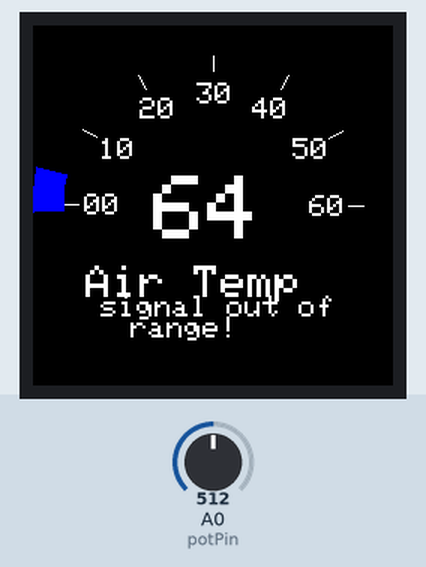
Simulated run of this sketch. Board: Arduino Uno, built with avr-gcc and run on an emulated ATmega328P. Shown: 240×240 colour display. The inputs (shaded band) are chosen by the test bench; at power-on: A0 (potPin) = 512. What the sketch prints to the serial monitor is not drawn.

Above: at 2.4 s.
2.5 s: A0 (potPin) set to 30
At 2.66 s:
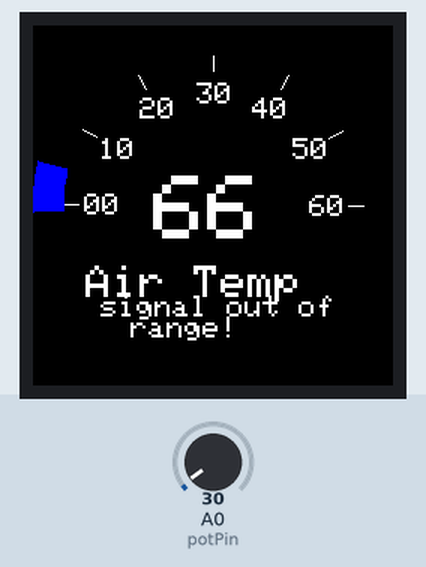
4.0 s: A0 (potPin) set to 24
At 4.24 s:
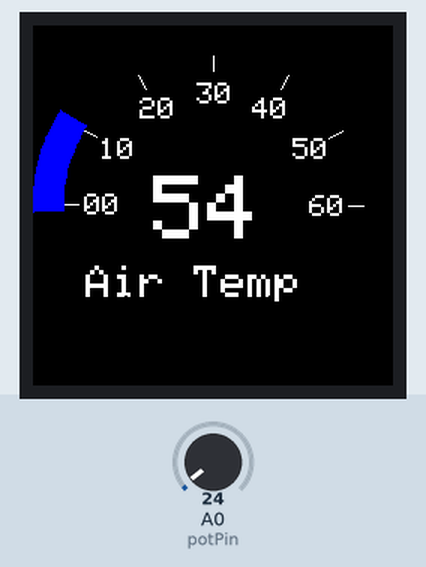
6.1 s: A0 (potPin) set to 858
At 7.7 s:
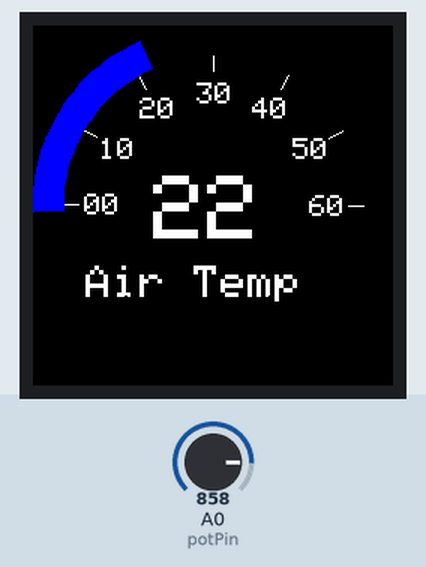
7.9 s: A0 (potPin) set to 892
At 10.0 s:
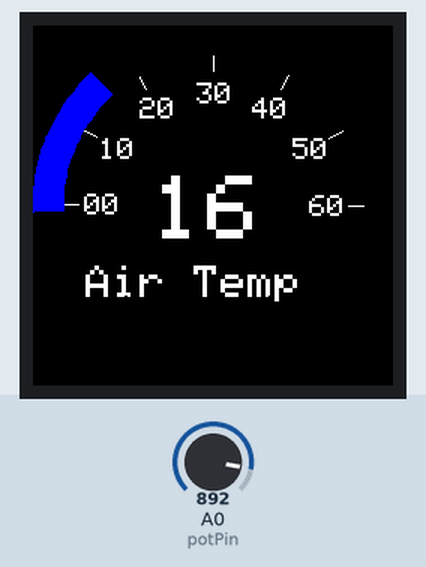
Timing chart, 0 to 10.0 s (numbered marks = the images above; inputs shaded):
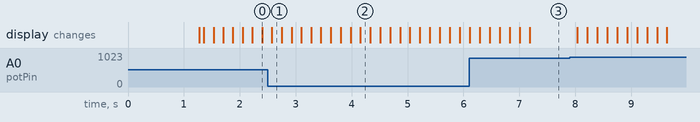

The sketch:

ArduGauge_Dev_1.ino
```cpp
/*
02/11/2022 - D Barker combined 'ArduGauge_Base_Display' with the 'Look_Up_Table_Dev'


-----Info-------
For performance, the gauge is displayed as a sweeping arc. The  sweepingarc is constructed of multiple segments, each created using  'fillTriangle' function
For non-linear sensors, such as thermistors, a lookup table is used. This also works for linear sensors.


-----How To Setup-------
1. Define the min/max values of the guage face
2. Define the minimum and maximum for signal range. e.g. 10 - 50 degrees.
3. Define the analogue levels which correspond to the max and min values.

-----Notes-------
For best performance, ensure the following:
1. Ensure min and max gauge imits are outside expected signal input range
2. Gauge divisions should be divisible by the gauge range. e.g. gauge 0 to 80 should have 8 divisions.
3. maxSegNo should be divisible by the arcSpan to prevent rounding errors. e.g. a 180 degree span should be split into 90 segments.


To Do:
display bitmaps - done on other dev code
funtion to centre the text. check chars in string then centre?
Decimal place for displayed value

*/


//----------------------------User Config----------------------------------//

char dataType[] = "Air Temp";   //The measurment which is being displayed. E.g. pressure, temperature...

float correctionFctr = 1.00;    //Multiplier for the input signal. Cf = Actual Value/Derived value. Adjust dependant on your hardware by using calibrated instruments.

//Gauge Setup
int sigInMin = 10;    //The min value of whatever parameter is incoming via the analog pin.
int sigInMax = 50;    //The max value of whatever parameter is incoming via the analog pin.
int gaugeMin = 0;   //Min value of gauge. should be smaller than min expected input
int gaugeMax = 60;   //Max value on the gauge. Shuld be greater than max expected input
int divisions = 6;  //Number of division around circumference. NOTE: this should be divisible by the gauge range. e.g gauge 0 to 80 should have 8 divisions. Number of lines = divisions + 1.

//Arc settings
const int arcStart = -180;   //Start position of the arc in degrees
const int arcEnd = 0;   //End position of the arc in degrees
int maxSegNo = 90;    //Max number of segments divided by arcSpan gives the segment size. More segs gives finer resolution but takes longer to sweep

//----------------------------Other parameters----------------------------------//
#define CodeVersion "Dev"   //Version of the code

#include "SPI.h"
#include "Adafruit_GFX.h"
#include "Adafruit_GC9A01A.h"

//Define I/O Pins
#define TFT_DC 8
#define TFT_CS 9
Adafruit_GC9A01A tft(TFT_CS, TFT_DC);//Hardware SPI

const int analogPin = A0;

//Gauge Settings
int xcen = 120;     //Disiplay centre in pixels.
int ycen = 120;     //Display centre in pixels.

unsigned long avg = 0;
int readings = 50;  //Number of readings for averaging cycle

//Other variables
int rawVal;   //Raw analog reading for incoming signal
int inputVal;    //The averaged and scaled value of incoming signal. This will be displayed on the gauge
int oldVal;   //For storing the last displayed value.

int arcSpan = arcEnd - arcStart;    //Angle which the arc will span
int segSize = arcSpan/maxSegNo;   //Size of each segment in the arc
float leadingEdgeAngle;   //Calculated angle of the leading edge of the arc
float lastAngle = 0;    //What the angle was when the arc was last updated
int newSegCount;    //number of segs which should be displayed
int oldSegCount = 0;   //Number of segs when the arc was last updated

void setup() {
  Serial.begin(115200);
  Serial.println("ArduGauge Development");

  //initialize the display
  tft.begin();
  tft.setRotation(0);
  tft.fillScreen(GC9A01A_BLACK);  //clear screen on startup

  startupScreen();    //Display startup screen

  drawFace();     //Draw the static gauge features on the screen
}

void loop(void)
{
  //Take multiple analog readings to get average
  for(int i = 0; i < readings; i++)
  {
    //rawVal = analogRead(analogPin); //Read analog pin
    rawVal = getTemp(); //Derive temp from lookuptable
    avg = avg+rawVal;   //Add it to running total
  }

  avg = avg/readings;  //divide by number of readings to get actual average

  //Serial.println(avg);
  //inputVal = map(avg, 0, 1023, sigInMin, sigInMax);   //Map analog value to specified range for expected signal input. Use this if NOT using lookuptable

  inputVal = avg*correctionFctr;    //Correction factor will adjust the averaged value

  //Check if the input signal is outside gauge range. Could occur when gauge range doesnt cover entire lookup table range.
  if (inputVal > gaugeMax || inputVal < gaugeMin){
    OoRWarning(true);   //Display the out of range warning
  }
  else{  //clear the warning
    OoRWarning(false);   //Clear the out of range warning
  }

  //calculate the number of arc segments needed to fill the arc up to the required angle
  newSegCount = (leadingEdgeAngle - arcStart)/segSize;   //Use angle of filled arc to calculate number of segemnts needed
  newSegCount = newSegCount + 1;  //add one to offset position. Even when gauge reads '0' there is always 1 seg shown

  //Find angle of leading edge of arc
  int oldAngle = leadingEdgeAngle;  //store old angle so we can clear it later
  leadingEdgeAngle = map(inputVal, gaugeMin, gaugeMax, arcStart, arcEnd);  //Get the angle of arc leading edge
  //leadingEdgeMarker(oldAngle, leadingEdgeAngle);    //Function to dispay marker at leading edge of arc (helps for debugging)

  if (newSegCount > oldSegCount)  //If new number of segs is greater than what is displayed then...
  {
    drawArc(oldSegCount, 120, 120, 20, GC9A01A_BLUE);   //Print another segment to increase arc
    oldSegCount++;  //increment by one, then itll loop through incrementing until target is reached
    //Serial.println("Increased arc");
  }
  else if (newSegCount < oldSegCount)  //If new number of segs is less than what is displayed then...
  {
    drawArc(oldSegCount - 1, 120, 120, 20, GC9A01A_BLACK);    //Delete the last segment to decrease arc
    oldSegCount--;  //decrement by one, then itll loop through decrementing until target is reached
    //Serial.println("Reduced arc");
  }
  else    //If the new number of arc segs is the same as what is displayed then...
  {
    //Serial.println("No change to arc");
  }

  //Check if displayed value needs updating
  if(inputVal != oldVal)
  {
    printVal(inputVal, oldVal);    //Erase old value and print new
    oldVal = inputVal;   //Update 'old' value
    //Serial.println("value updated");
  }

  delay(100); //wait before re-checking
}

// #########################################################################
// Draw a circular or elliptical arc with a defined thickness
// #########################################################################
//
// x,y == coords of centre of arc
// start_angle = 0 - 359
// seg_count = number segments to draw
// rx = x axis radius
// ry = y axis radius
// w  = width of arc in pixels
// colour = 16 bit colour value
//Arduino forum help with this arc. https://forum.arduino.cc/t/adafruit_gfx-fillarc/397741/6
int drawArc(int start_pos, int rx, int ry, int w, unsigned int colour)
{
    //Calculate pair of coordinates for segment leading edge
    float sx = cos((start_pos*segSize + arcStart)*  3.141 / 180);
    float sy = sin((start_pos*segSize + arcStart)*  3.141 / 180);
    int x0 = sx * (rx - w) + xcen;
    int y0 = sy * (ry - w) + ycen;
    int x1 = sx * rx + xcen;
    int y1 = sy * ry + ycen;

    // Calculate pair of coordinates for segment trailing edge
    float sx2 = cos((start_pos*segSize-segSize + arcStart)*  3.141 / 180);
    float sy2 = sin((start_pos*segSize-segSize + arcStart)*  3.141 / 180);
    int x2 = sx2 * (rx - w) + xcen;
    int y2 = sy2 * (ry - w) + ycen;
    int x3 = sx2 * rx + xcen;
    int y3 = sy2 * ry + ycen;

    //Draw two triangles which make up the segment
    tft.fillTriangle(x0, y0, x1, y1, x2, y2, colour);
    tft.fillTriangle(x1, y1, x2, y2, x3, y3, colour);
}

//Print value in centre of display. 'a' is new value. 'b' is old value to delete first
int printVal(int a, int b)
{
  tft.setCursor(80, 100);
  tft.setTextSize(6);

  //Print old text in black to cover it over
  tft.setTextColor(GC9A01A_BLACK);
  if (b < 10) tft.print("0"); //Clear the leading zero for single digits
  tft.print(b);

  //Print the new text in white
  tft.setCursor(80, 100);
  tft.setTextColor(GC9A01A_WHITE);
  if (a < 10) tft.print("0"); //Print leading zero for single digits
  tft.print(a);
}

int leadingEdgeMarker(int oldAngle, int newAngle)
{
  int lineLen = 20;   //Line lenght (in pixels)
  int rad = 120;  //Radius which marker is drawn

  //Calculate start and end coords of old line
  float sx = cos((oldAngle)*  3.141 / 180);
  float sy = sin((oldAngle)*  3.141 / 180);
  int x0 = sx * (rad - lineLen) + xcen;
  int y0 = sy * (rad - lineLen) + ycen;
  int x1 = sx * rad + xcen;
  int y1 = sy * rad + ycen;

  //Draw the line
  tft.drawLine(x0, y0, x1, y1, GC9A01A_BLACK);

  //Calculate start and end coords of new line
  sx = cos((newAngle)*  3.141 / 180);
  sy = sin((newAngle)*  3.141 / 180);
  x0 = sx * (rad - lineLen) + xcen;
  y0 = sy * (rad - lineLen) + ycen;
  x1 = sx * rad + xcen;
  y1 = sy * rad + ycen;

  //Draw the line
  tft.drawLine(x0, y0, x1, y1, GC9A01A_WHITE);

}

//Fucntion draws static features of the gauge face
//1. Lines around circumference of the dial face
//2. Numbers for each division around the face
//3. Parameter type as static text, e.g. 'Temperature'
int drawFace()
{
  float interval = (float)arcSpan/divisions;   //Calculate angle interval between each line. Use floats to prevent rounding error.
  float increments = (gaugeMax - gaugeMin)/float(divisions);  //calculate the increment value for displayed digits
  int lineLen = 10;   //Line lenght (in pixels)
  int rad1 = 100;  //Radius which lines are drawn on
  int rad2 = 85;  //Radius which numbers are drawn on

  //Loop through and draw lines around circumference
  for(int i = 0; i < (divisions + 1); i++)
  {
    //Calculate start and end coords of line
    float sx = cos((interval*i + arcStart)*  3.141 / 180);
    float sy = sin((interval*i + arcStart)*  3.141 / 180);
    int x0 = sx * (rad1 - lineLen) + xcen;
    int y0 = sy * (rad1 - lineLen) + ycen;
    int x1 = sx * rad1 + xcen;
    int y1 = sy * rad1 + ycen;

    //Draw the line
    tft.drawLine(x0, y0, x1, y1, GC9A01A_WHITE);
  }

  //Now print number corresponding to line divisions
  //The numbers are printed in an off-centre arc to align the cursor with the line

  for(int i = 0; i < (divisions + 1); i++)
  {
    int digit = gaugeMin + (i*increments);   //Calculate the digit which is to be displayed at this position

    //Calculate cursor positions
    float sx = cos((interval*i + arcStart)*  3.141 / 180);
    float sy = sin((interval*i + arcStart)*  3.141 / 180);
    int x = sx * (rad2 - lineLen) + xcen - 11;  //Offset arc due to cursor always at start of number
    int y = sy * (rad2 - lineLen) + ycen - 7;   //Offset arc due to cursor always at start of number

    tft.setCursor(x, y);
    tft.setTextSize(2);
    tft.setTextColor(GC9A01A_WHITE);

    //Check if a leading zero is needed
    if(digit < 10 && digit >= 0){
      tft.print("0");tft.print(digit);  //Add leading zero if +ve single digit
    }
    else if(digit < 0 && digit > -10) {
      tft.print("-0");tft.print(digit*-1);  //Add leading zero with negative if -ve single digit
    }
    else {
      tft.print(digit);
    }

  }

  //Print static text
  tft.setCursor(35, 160);
  tft.setTextSize(3);
  tft.setTextColor(GC9A01A_WHITE);
  tft.print(dataType);

}

int startupScreen()
{
  tft.setTextSize(2);
  tft.setTextColor(GC9A01A_WHITE);
  tft.setCursor(55, 80);
  tft.println("ArduGauge");
  tft.setCursor(45, 100);
  tft.print("Version: "); tft.print(CodeVersion);

  delay(1000);    //Display startup screen for specified time
  tft.fillScreen(GC9A01A_BLACK);  //clear screen before proceeding
}

int OoRWarning(int state){   //Display the out of range warning

 //First decide if we are displaying (white) or clearing an old warning (black)
  if (state == true){
    tft.setTextColor(GC9A01A_WHITE);
  }
  else{
    tft.setTextColor(GC9A01A_BLACK);
  }

  tft.setCursor(45, 180);
  tft.setTextSize(2);
  tft.println("signal out of");
  tft.setCursor(65, 180+14);
  tft.print("range!");
}
```

Therm_Lookup.ino
```cpp
/* 28/10/22 - LookUp Table code
 *  Test code for using an analogue input with a lookup table to get a value
 *
 *  1. Read analogue input
 *  2. Find closest value in lookup table
 *  3. Interpolate between the two
 *
 *  In this dev code, the analog input corresponds to a temperature (thermistor)
 *  The lookup table contains the input voltage and corresponding temperature.

*/

//Declare Input Pins
int potPin = A0;    //Analog pin

//Decalre Variables
int analogIn;   //If needed we can store raw analog value (0-1023)
float Vin;   //We can store Vin as a float after a conversion

float Temp;
float diff;  //Difference between actual analog val and the lookup table value
int closestIndex;   //Store index for closest value in the lookuptable

//Array representing 1st column of the lookup table (eg voltage)
float LkUp_Col_1[] = {4.97, 4.94, 4.89, 4.82, 4.7, 4.52, 4.27, 3.95, 3.56, 3.12, 2.65, 2.2, 1.79, 1.43, 1.13, 0.89, 0.7, 0.55, 0.44, 0.35};    //Column one of lookup table. In this case Temps
//Array representing 2nd column of lookup table (eg temp)
float LkUp_Col_2[] = {-40, -30, -20, -10, 0, 10, 20, 30, 40, 50, 60, 70, 80, 90, 100, 110, 120, 130, 140, 150};    //Column two of lookup table. In this case Voltage
int arraySize = sizeof(LkUp_Col_1)/sizeof(float); //Calculate number of elements in the array

unsigned long calcTime;   //time taken to complete a loop of code


//---------------------------Function for deriving temperature using the lookup table-------------------------//
float getTemp() {

calcTime = micros(); //Store start time of the loop

//First read the analog input and convert to voltage using floating points
Vin = (analogRead(potPin)/1023.0)*5.0; //Convert the analog input to the voltage range 0-5v.

float closestDiff = 5.0;    //Store lookuptable value which is closest. Start at 5v, can never be further than this

//Now run through the lookup table column containing voltages
//Compare Vin to each array value, noting the closest
for (int i = 0; i < arraySize; i++)
{
  //Check difference between actual value and the lookuptable
  float diff = abs(Vin - LkUp_Col_1[i]);    //'abs' retruns absolute so is positive
  //Is this the closest?
  if(diff < closestDiff){
    closestDiff = diff;   //Store the difference as it is the closest so far
    closestIndex = i;   //Also store the index for the closest value
  }
}

int boundingIndex;  //index of the upper or lower bound of the interpolation range. Calculated either +/- 1 of the closest index
//Check is Vin is bigger or smaller than the closest value in the lookup table
if (Vin > LkUp_Col_1[closestIndex]){
  boundingIndex = closestIndex - 1; //use index below (inversely proportional)
}
else{
   boundingIndex = closestIndex + 1; //use index above (inversely proportional)
}

//Go to interpolation function and return the interpolated temperature value
Temp = interpolate(Vin, LkUp_Col_1[closestIndex], LkUp_Col_1[boundingIndex], LkUp_Col_2[closestIndex], LkUp_Col_2[boundingIndex]);

calcTime = micros()-calcTime;   //Subtract start time from current time to get loop time

//Print the voltage and derived temperature
//Serial.print("V In = "); Serial.print(Vin); Serial.println(" v");
Serial.print("Temp = "); Serial.print(Temp); Serial.println(" *C");

return Temp;
}


//Function to interpolate between two points in the lookup table and return the interpolated value
float interpolate(float x, float x0, float x1, float y0, float y1)
{

float y = y0+(x-x0)*(y1-y0)/(x1-x0);  //Interpolation equation

return y; //Return the calculated value

}

//End of programme
```

Measured:
- the behaviour switches between 28 and 27 on A0 (potPin) (found by bisection; images 1 and 2)
- after the input at 4.0 s, the display: changes after 0.16 s (image 2)
